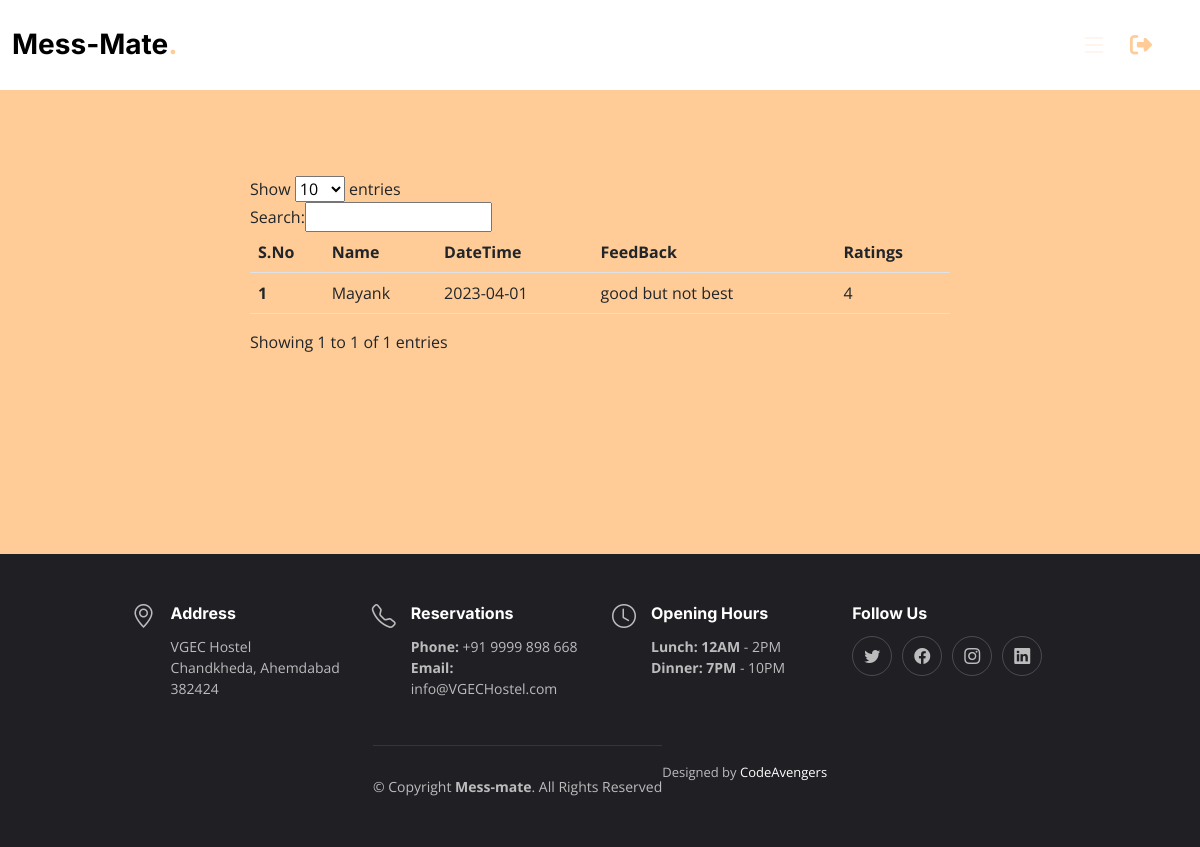
/admin_feedback.php (signed in), run on the app's committed database.
### tables this page shows
CREATE TABLE `feedback` (
  `feedback_id` int(100) NOT NULL,
  `user_id` int(100) NOT NULL,
  `name` varchar(255) NOT NULL,
  `datetime` date NOT NULL DEFAULT current_timestamp(),
  `feedback` varchar(255) DEFAULT NULL,
  `rate` int(10) DEFAULT NULL
);

### admin_feedback.php (the view, shortened to what this page needs)
<?php
require 'database/include.php';
?>
<!DOCTYPE html>
<html lang="en">
<head>
  <link href="assets/vendor/bootstrap/css/bootstrap.min.css" rel="stylesheet">
  <link href="assets/vendor/bootstrap-icons/bootstrap-icons.css" rel="stylesheet">
  <link href="assets/css/main.css" rel="stylesheet">
  <link href="assets/css/style2.css" rel="stylesheet">
  <link href="assets/css/profile.css" rel="stylesheet">
</head>
<body>
  <header id="header" class="header fixed-top d-flex align-items-center">
    <div class="container d-flex align-items-center justify-content-between">
      <a href="index.html" class="logo d-flex align-items-center me-auto me-lg-0">
        <h1>Mess-Mate<span>.</span></h1>
      </a>
      <i class="mobile-nav-toggle mobile-nav-show bi bi-list"></i>
    </div>
    <a class="log_btn" href="logout.php"><i class="fa-solid fa-right-from-bracket"></i></a>
  </header>
  <section class="vh-200" style="background-color: #FFCC97;" >
    <div class="container py-5 h-100">
  <div class="container my-5">
    <table class="table" id="myTable" style="width: 700px;">
      <thead>
        <tr>
          <th scope="col">S.No</th>
          <th scope="col">Name</th>
          <th scope="col">DateTime</th>
          <th scope="col">FeedBack</th>
          <th scope="col">Ratings</th>
        </tr>
      </thead>
      <tbody>
        <?php
          $sql = "SELECT * FROM `feedback`";
          $result = mysqli_query($conn, $sql);
          $sno = 0;
          while($row = mysqli_fetch_assoc($result)){
            $sno = $sno + 1;
            echo "<tr>
            <th scope='row'>". $sno . "</th>
            <td>". $row['name'] . "</td>
            <td>". $row['datetime'] . "</td>
            <td>". $row['feedback'] . "</td>
            <td>". $row['rate'] . "</td>
          </tr>";
        }
          ?>
      </tbody>
    </table>
  </div>
</div>
</section>
  <footer id="footer" class="footer">
    <div class="container">
      <div class="row gy-3">
        <div class="col-lg-3 col-md-6 d-flex">
          <i class="bi bi-geo-alt icon"></i>
          <div>
            <h4>Address</h4>
            <p>
              VGEC Hostel<br>
              Chandkheda, Ahemdabad 382424 <br>
            </p>
          </div>
        </div>
        <div class="col-lg-3 col-md-6 footer-links d-flex">
          <i class="bi bi-telephone icon"></i>
          <div>
            <h4>Reservations</h4>
            <p>
              <strong>Phone:</strong> +91 9999 898 668<br>
              <strong>Email:</strong> info@VGECHostel.com<br>
            </p>
          </div>
        </div>
        <div class="col-lg-3 col-md-6 footer-links d-flex">
          <i class="bi bi-clock icon"></i>
          <div>
            <h4>Opening Hours</h4>
            <p>
              <strong>Lunch: 12AM</strong> - 2PM<br>
              <strong>Dinner: 7PM</strong> - 10PM<br>
            </p>
          </div>
        </div>
        <div class="col-lg-3 col-md-6 footer-links">
          <h4>Follow Us</h4>
          <div class="social-links d-flex">
            <a href="#" class="twitter"><i class="bi bi-twitter"></i></a>
            <a href="#" class="facebook"><i class="bi bi-facebook"></i></a>
            <a href="#" class="instagram"><i class="bi bi-instagram"></i></a>
            <a href="#" class="linkedin"><i class="bi bi-linkedin"></i></a>
          </div>
        </div>
      </div>
    </div>
    <div class="container">
      <div class="copyright">
        &copy; Copyright <strong><span>Mess-mate</span></strong>. All Rights Reserved
      </div>
      <div class="credits">
        Designed by <a href="https://bootstrapmade.com/">CodeAvengers</a>
      </div>
    </div>
  </footer>
</body>
</html>

### assets/css/main.css (style rules this page uses)
:root { --font-default: "Open Sans", system-ui, -apple-system, "Segoe UI", Roboto, "Helvetica Neue", Arial, "Noto Sans", "Liberation Sans", sans-serif, "Apple Color Emoji", "Segoe UI Emoji", "Segoe UI Symbol", "Noto Color Emoji"; --font-primary: "Amatic SC", sans-serif; --font-secondary: "Inter", sans-serif; }
:root { --color-default: #212529; --color-primary: #ce1212; --color-secondary: #37373f; --color-primary-dark: #ffa954; }
:root { scroll-behavior: smooth; }
body { font-family: var(--font-default); color: var(--color-default); }
a { color: var(--color-primary); text-decoration: none; }
h1, h2, h3, h4, h5, h6 { font-family: var(--font-secondary); }
section { overflow: hidden; padding: 80px 0; }
.header { background: #fff; transition: all 0.5s; z-index: 997; height: 90px; border-bottom: 1px solid #fff; }
.header .logo h1 { font-size: 28px; font-weight: 700; color: #000; margin: 0; font-family: var(--font-secondary); }
.header .logo h1 span { color: var(--color-primary); }
section { scroll-margin-top: 90px; }
@media (max-width: 1279px) { .mobile-nav-show { color: var(--color-secondary); font-size: 28px; cursor: pointer; line-height: 0; transition: 0.5s; z-index: 9999; margin: 0 10px 0 20px; } }
.footer { font-size: 14px; background-color: #1f1f24; padding: 50px 0; color: rgba(255, 255, 255, 0.7); }
.footer .icon { margin-right: 15px; font-size: 24px; line-height: 0; }
.footer h4 { font-size: 16px; font-weight: bold; position: relative; padding-bottom: 5px; color: #fff; }
.footer .footer-links { margin-bottom: 30px; }
.footer .social-links a { display: flex; align-items: center; justify-content: center; width: 40px; height: 40px; border-radius: 50%; border: 1px solid rgba(255, 255, 255, 0.2); font-size: 16px; color: rgba(255, 255, 255, 0.7); margin-right: 10px; transition: 0.3s; }
.footer .copyright { text-align: center; padding-top: 30px; border-top: 1px solid rgba(255, 255, 255, 0.1); }
.footer .credits { padding-top: 4px; text-align: center; font-size: 13px; }
.footer .credits a { color: #fff; }

### assets/css/style2.css (style rules this page uses)
:root { --font-default: "Open Sans", system-ui, -apple-system, "Segoe UI", Roboto, "Helvetica Neue", Arial, "Noto Sans", "Liberation Sans", sans-serif, "Apple Color Emoji", "Segoe UI Emoji", "Segoe UI Symbol", "Noto Color Emoji"; --font-primary: "Amatic SC", sans-serif; --font-secondary: "Inter", sans-serif; }
:root { --color-default: #212529; --color-primary: #FFCC97; --color-secondary: #FDF4EB; --color-secondary-dark: #f4e0cd; --color-primary-dark: #ffa954; --color-sub-bag:white; }
body { background-image: url(../bag2.jpg); background-repeat: no-repeat; background-size: cover; }
.log_btn { margin: 0px 4% 0px 0px; padding: 0px; font-size: 22px; }
.container { display: block; justify-content: center; align-items: center; width: 100%; }

### assets/css/profile.css (style rules this page uses)
:root { --color-default: #212529; --color-primary: #FFCC97; --color-secondary: #FDF4EB; --color-secondary-dark: #f4e0cd; --color-primary-dark: #ffa954; --color-sub-bag:white; }
.container { display: flex; }

### data on the page
feedback: name "Mayank", datetime "2023-04-01", feedback "good but not best", rate "4"
